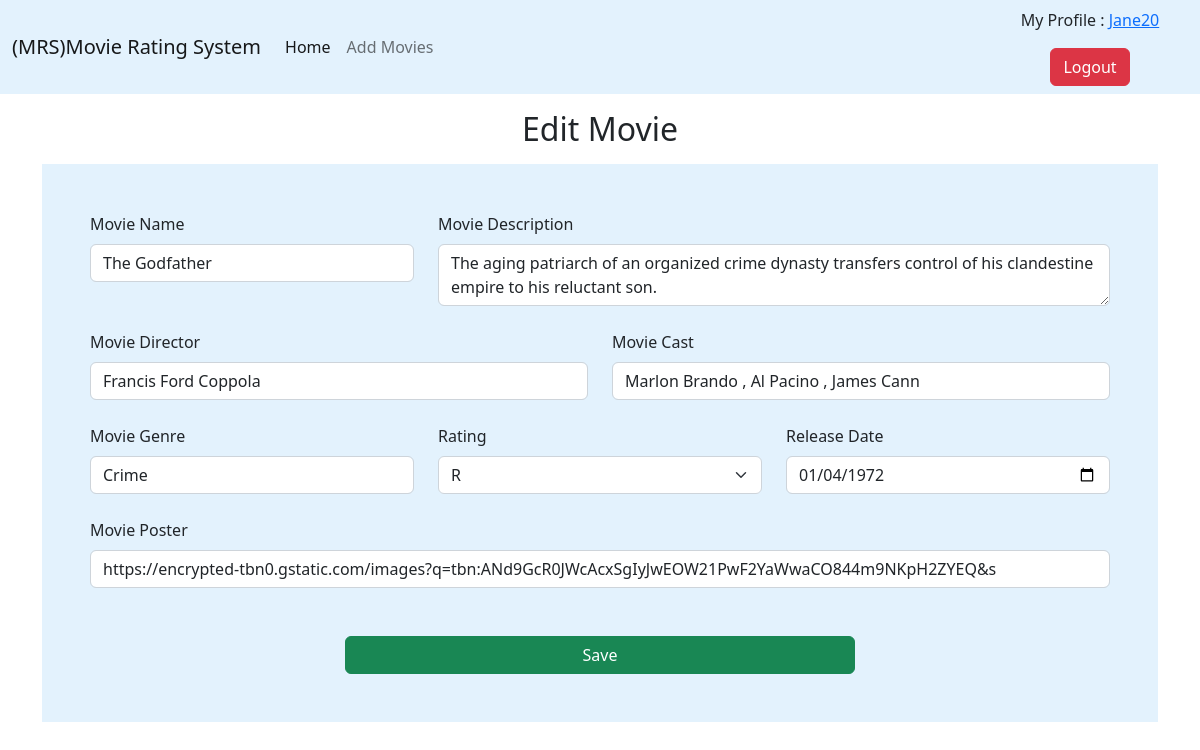
Page /edit-movies/2/ (signed in) on the committed database.
### main/models.py (models this page shows, shortened)
class Movie(models.Model):
    id = models.AutoField(primary_key=True)
    name = models.CharField(max_length=200)
    description = models.TextField(max_length=5000)
    director = models.CharField(max_length=200)
    cast = models.CharField(max_length=700)
    genre = models.CharField(max_length=200)
    rating = models.CharField(max_length=10)
    release_date = models.DateField()
    poster = models.URLField(max_length=1000, default=None, null=True)

### main/views.py (the view, shortened to what this page needs)
# urls.py: path('edit-movies/<id>/', edit_movies, name='edit_movies'),
@login_required(login_url="/login/")
def edit_movies(request, id):
    movie = Movie.objects.get(id=id)
    return render(request, 'addmovies.html',context={'movie': movie, 'page':'edit-movie', 'controller': 'Edit Movie'})

### main/templates/addmovies.html (shortened to what this page needs)
{% extends 'base.html' %}
{% block start %}
    <h2 class="my-3 text-center">{{controller}}</h2>
<form class="container p-5" style="background-color: #e3f2fd;" method="post" enctype="multipart/form-data">
    <div class="row mb-4">
        <div class="col">
          <label for="exampleFormControlTextarea1" class="form-label">Movie Name</label>
          <input type="text" class="form-control" required name="movie_name" value="{{movie.name}}" placeholder="Movie Name" aria-label="name">
        </div>
        <div class="col-8">
            <label for="exampleFormControlTextarea1" class="form-label">Movie Description</label>
            <textarea class="form-control" name="movie_description" required id="exampleFormControlTextarea1" placeholder="Movie Description" rows="2">{{movie.description}}</textarea>
        </div>
    </div>
    <div class="row mb-4">
            <div class="col">
              <label for="exampleFormControlTextarea1" class="form-label">Movie Director</label>
              <input type="text" class="form-control" required name="movie_director" value="{{movie.director}}" placeholder="Movie Director" aria-label="name">
            </div>
            <div class="col">
                <label for="exampleFormControlTextarea1" class="form-label">Movie Cast</label>
                <input type="text" class="form-control" required name="movie_cast" value="{{movie.cast}}" placeholder="Movie Cast" aria-label="name">
            </div>
    </div>
    <div class="row mb-4">
        <div class="col">
            <label for="exampleFormControlTextarea1" class="form-label">Movie Genre</label>
            <input type="text" class="form-control" required name="movie_genre" value="{{movie.genre}}" placeholder="Movie Genre" aria-label="genre">
        </div>
        <div class="col">
            <label for="validationCustom04" class="form-label">Rating</label>
            <select class="form-select" name="movie_rating" id="validationCustom04">
            <option {% if movie.rating == 'R' %} selected {% endif %}>R</option>
    </select>
        </div>
        <div class="col">
            <label for="exampleFormControlTextarea1" class="form-label">Release Date</label>
            <input type="Date" class="form-control" name="movie_release_date" value="{{movie.release_date|date:'Y-m-d'}}" required id="exampleFormControlTextarea1"></input>
        </div>
    </div>
    <div class="row mb-5">
        <div class="col-12">
            <label for="exampleFormControlTextarea1" class="form-label">Movie Poster</label>
            <input type="url" class="form-control" name="movie_poster" value="{{movie.poster}}" aria-label="Movie Poster">
        </div>
    </div>
    <div class="d-grid gap-2 col-6 mx-auto">
        <button class="btn btn-success" type="submit">Save</button>
    </div>
  </form>
{% endblock %}

### main/templates/base.html (shortened to what this page needs)
<!DOCTYPE html>
<html lang="en">
<head>
    <link href="https://cdn.jsdelivr.net/npm/bootstrap@5.2.3/dist/css/bootstrap.min.css" rel="stylesheet">
</head>
<body>
    <nav class="navbar navbar-expand-lg" style="background-color: #e3f2fd;">
        <div class="container-fluid">
          <a class="navbar-brand" href="/">(MRS)Movie Rating System</a>
          <div class="collapse navbar-collapse" id="navbarSupportedContent">
            <ul class="navbar-nav me-auto mb-2 mb-lg-0">
              <li class="nav-item">
                <a class="nav-link active" aria-current="page" href="/">Home</a>
              </li>
              <li class="nav-item">
                <a class="nav-link" href="{% url 'add_movies' %}">Add Movies</a>
              </li>
          </div>
          {% if user.is_authenticated %}
          <div class="d-grid gap-3 col-2 mx-auto" style="text-align:center;">
            <div>My Profile : <a href="{% url 'user_profile' user.id %}">{{user.username}}</a></div>
            <a href="{% url 'logout_page' %}"><button class="btn btn-danger" type="submit">Logout</button></a>
        </div>
          {% endif %}
        </div>
      </nav>
      <div class="container">
    {% block start %}
    {% endblock %}
  </div>
</body>
</html>

### rows in the picture
Movie: movie_name "The Godfather", movie_description "The aging patriarch of an organized crime dynasty transfers control of his clandestine empire to his reluctant son.", movie_director "Francis Ford Coppola", movie_cast "Marlon Brando , Al Pacino , James Cann", movie_genre "Crime", movie_rating "R", movie_release_date "01/04/1972", movie_poster "https://encrypted-tbn0.gstatic.com/images?q=tbn:ANd9GcR0JWcAcxSgIyJwEOW21PwF2YaWwaCO844m9NKpH2ZYEQ&s"

### other values in the picture
{{ user.username }} "Jane20"
{{ controller }} "Edit Movie"
